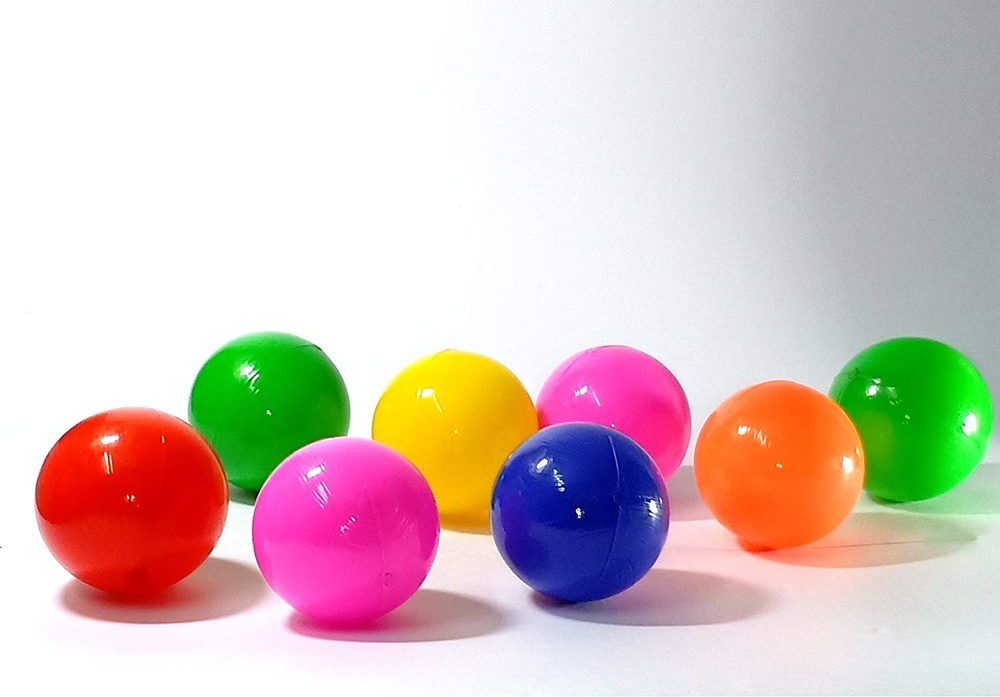
#> input picture img/balls2.jpg, 1000 x 697 px, shrunk from 1500 x 1046 before the run
$ python morphTransformation.py
#> lines starting #> are read from the running program, lines starting #| are printed output that depends on the picture; after the words box and inside, x2 and y2 are one past the last pixel; in counts of white or black regions, pixels touching at a corner belong together
import cv2 as cv
import numpy as np
from matplotlib import pyplot as plt


def morphologicalTransformation():
    img = cv.imread('./img/balls2.jpg', 0)
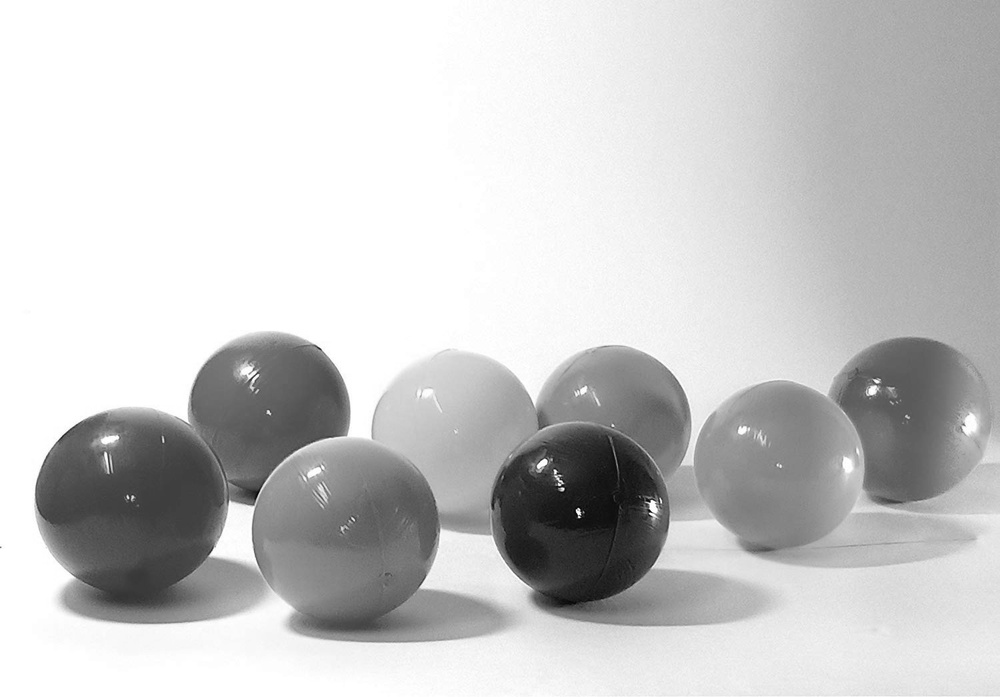
#> img: shape (697, 1000); min 1, max 255, mean 201.5
    _, mask = cv.threshold(img, 220, 255, cv.THRESH_BINARY_INV)
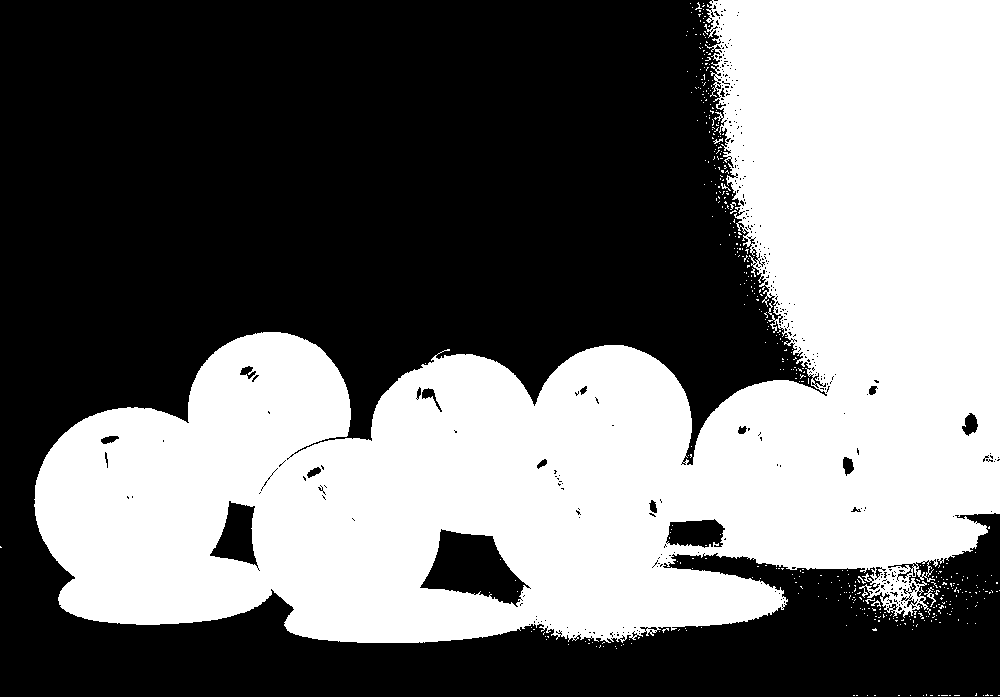
#> mask: shape (697, 1000); 44.7% white; 469 white regions (462 under 20 px), largest, box (x1, y1, x2, y2) and area: (34, 0, 1000, 643) 309957, (924, 587, 936, 607) 60, (871, 600, 881, 607) 27

    kernel = np.ones((5, 5), np.uint8)

    dilation = cv.dilate(mask, kernel, iterations=2)
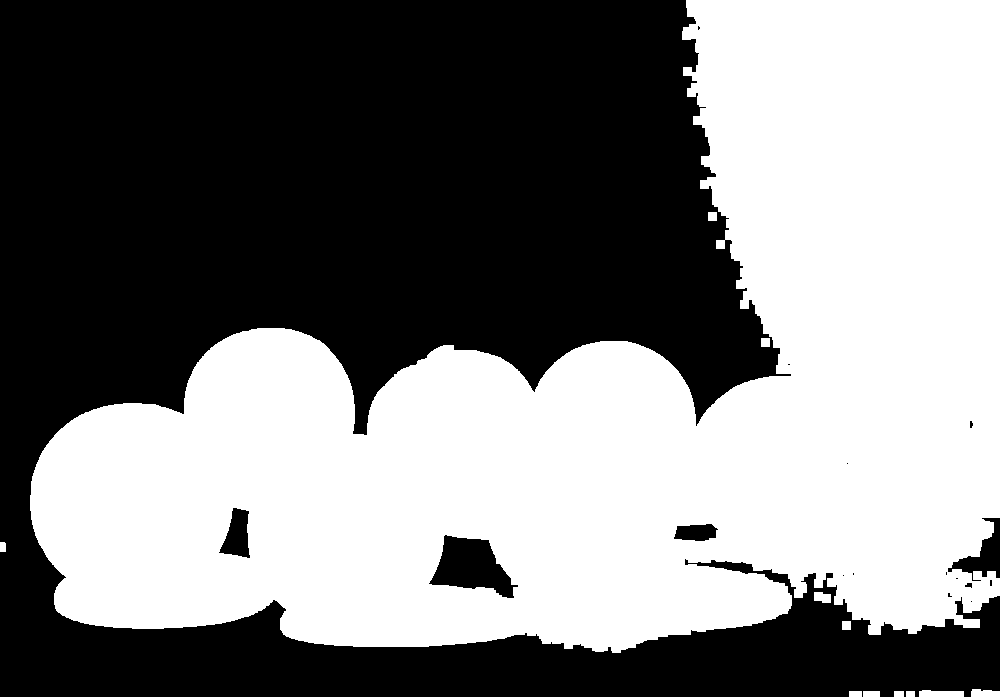
#> dilation: shape (697, 1000); 49.6% white; 12 white regions, largest, box (x1, y1, x2, y2) and area: (30, 0, 1000, 653) 344745, (919, 690, 964, 697) 279, (971, 689, 1000, 697) 201
    erosion = cv.erode(mask, kernel, iterations=1)
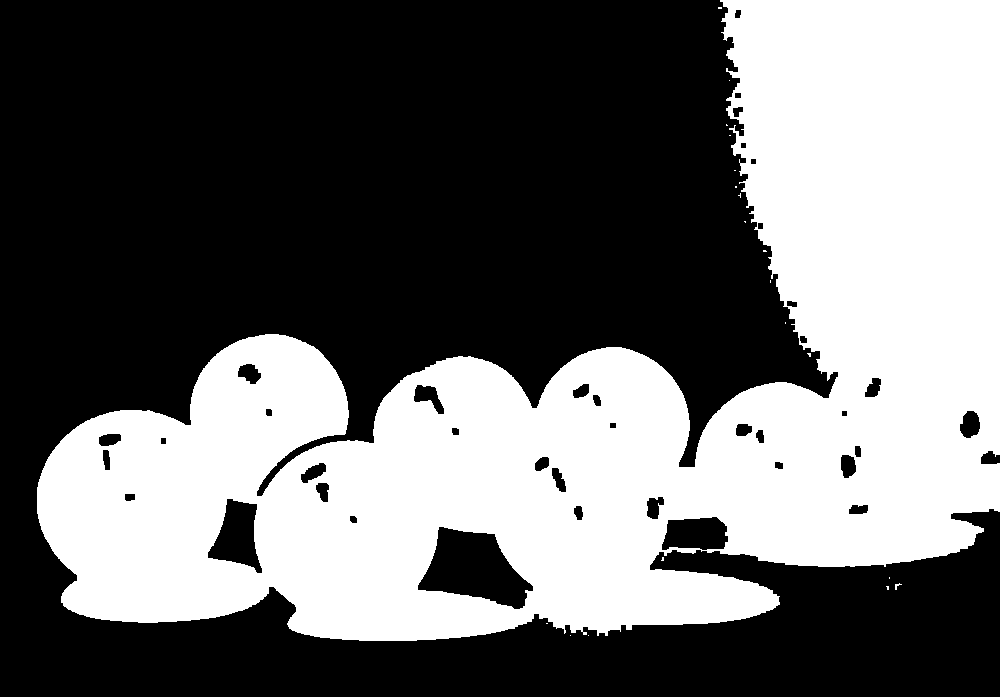
#> erosion: shape (697, 1000); 41.6% white; 20 white regions (18 under 20 px), largest, box (x1, y1, x2, y2) and area: (37, 0, 1000, 641) 289647, (895, 583, 902, 590) 20
    opening = cv.morphologyEx(mask, cv.MORPH_OPEN, kernel)
#> opening: shape (697, 1000); 43.6% white; 5 white regions, box (x1, y1, x2, y2) and area: (35, 0, 1000, 643) 303958, (893, 581, 904, 592) 92, (884, 584, 891, 592) 53, (742, 219, 748, 225) 35, (887, 575, 892, 581) 30
    closing = cv.morphologyEx(mask, cv.MORPH_CLOSE, kernel)
#> closing: shape (697, 1000); 45.9% white; 93 white regions (87 under 20 px), largest, box (x1, y1, x2, y2) and area: (34, 0, 1000, 648) 319663, (938, 695, 960, 697) 44, (969, 587, 980, 597) 24, (985, 590, 1000, 594) 22, (923, 694, 933, 697) 21, (983, 694, 993, 697) 21
    mg = cv.morphologyEx(mask, cv.MORPH_GRADIENT, kernel)
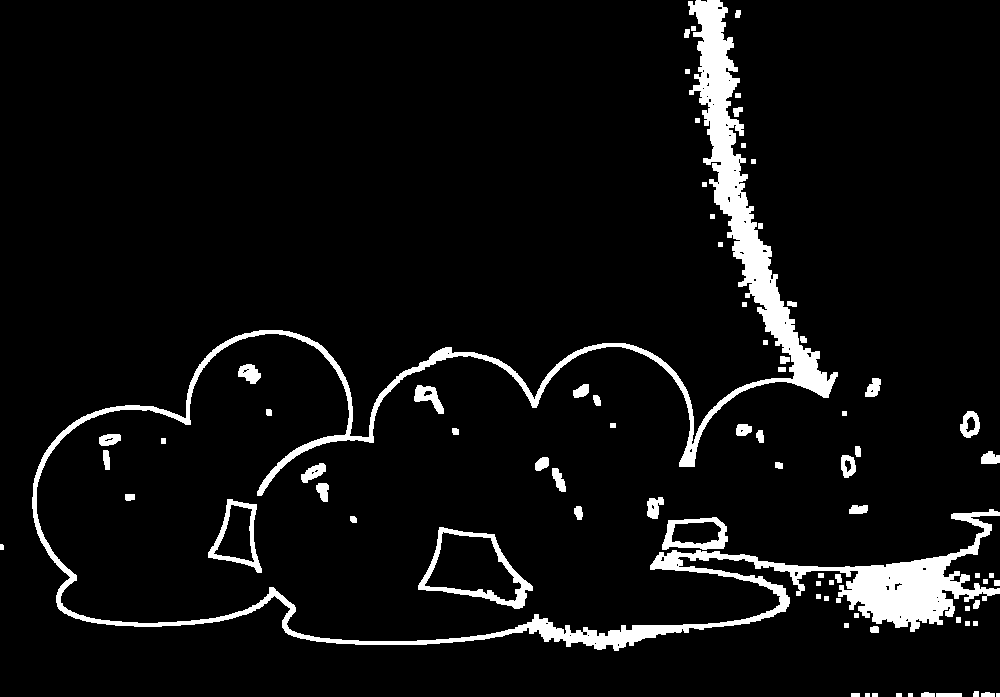
#> mg: shape (697, 1000); 6.3% white; 81 white regions (1 under 20 px), largest, box (x1, y1, x2, y2) and area: (32, 0, 1000, 651) 34294, (418, 527, 533, 609) 1706, (208, 499, 262, 573) 955
    th = cv.morphologyEx(mask, cv.MORPH_TOPHAT, kernel)
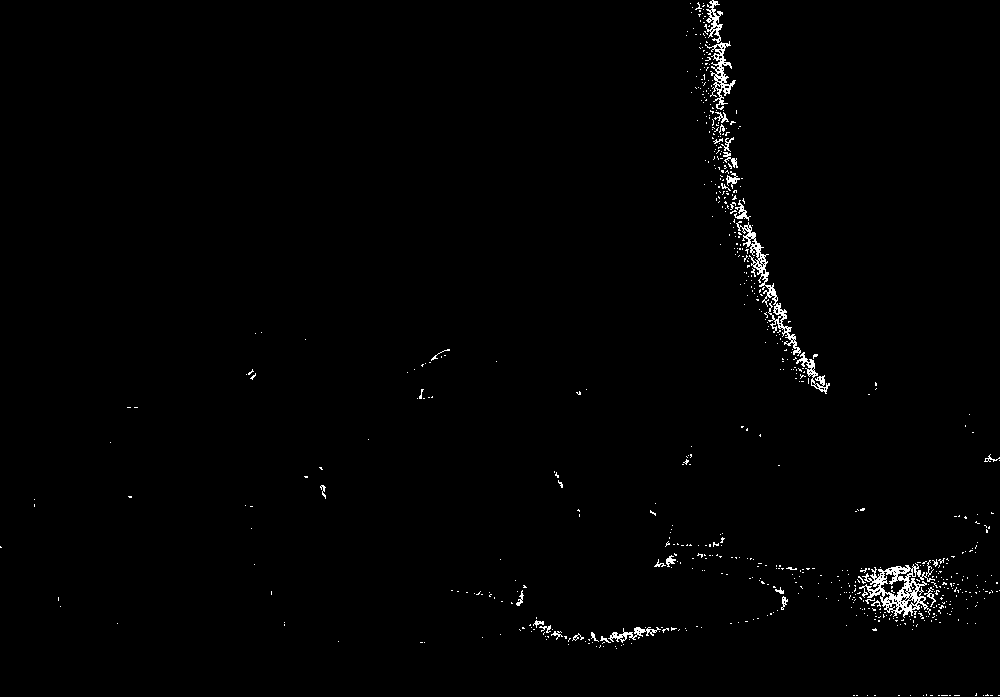
#> th: shape (697, 1000); 1% white in thin lines or dots

    titles = ["Original Image", "Mask", "Dilation",
              "Erosion", "Opening", "Closing", "mg", "th"]
    images = [img, mask, dilation, erosion, opening, closing, mg, th]

    for i in range(len(images)):
        plt.subplot(2, 4, i+1), plt.imshow(images[i], 'gray')
        plt.title(titles[i])
        plt.xticks([]), plt.yticks([])
#> this loop made 8 passes

    plt.show()


if __name__ == '__main__':
    morphologicalTransformation()
